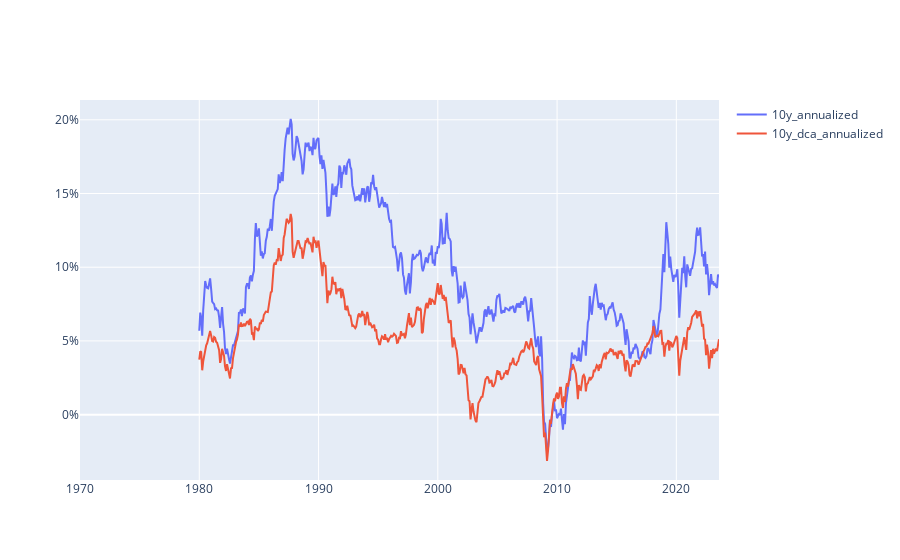

Here is the notebook cell this chart was saved with:
### Code cell
go.Figure(
    [
        go.Scatter(
            x=msci_world.index,
            y=msci_world[column],
            name=column,
            mode='lines'
            )
        for column in ['10y_annualized', '10y_dca_annualized']
    ],
    layout = go.Layout(
        yaxis=dict(
            tickformat='.0%',
        )
    )
)

### Figure 1 — Plotly figure (JSON) as saved in the notebook; plotly's stock layout.template omitted (floating-point values rounded to 4 significant figures; data arrays with more than 128 entries replaced by an {"elided": "..."} marker saying what was removed)
{"data": [{"mode": "lines", "name": "10y_annualized", "type": "scatter", "x": {"elided": "644 str values"}, "y": {"elided": "644 float values"}}, {"mode": "lines", "name": "10y_dca_annualized", "type": "scatter", "x": {"elided": "644 str values"}, "y": {"elided": "644 float values"}}], "layout": {"yaxis": {"tickformat": ".0%"}}}
